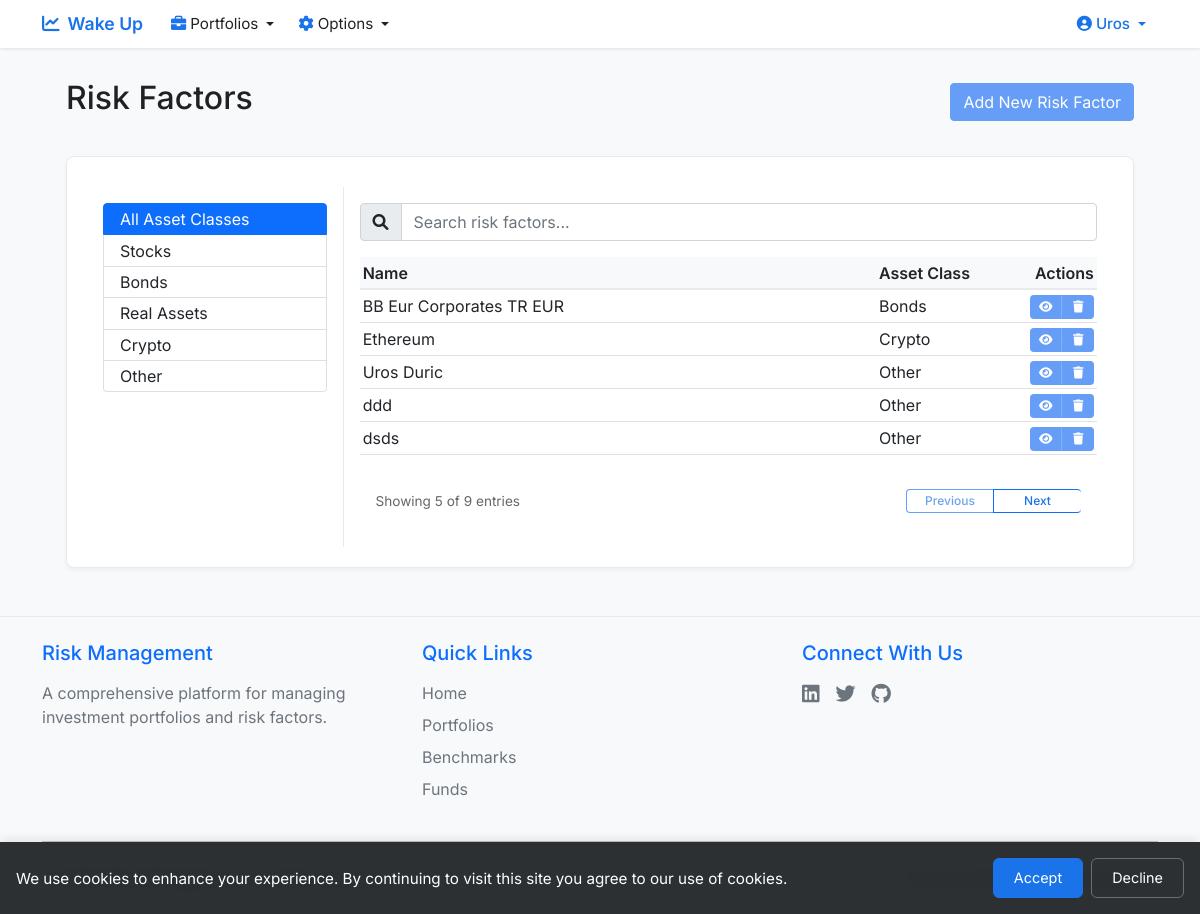
The page /get_risk_factors (signed in) on the database its author committed.
### app.py (models this page shows, shortened)
class User(UserMixin, db.Model):
    id = db.Column(db.Integer, primary_key=True)
    email = db.Column(db.String(120), unique=True, nullable=False)
    name = db.Column(db.String(80), nullable=False)
    password_hash = db.Column(db.String(128))
    user_type = db.Column(db.String(20), default='beginner')
    created_at = db.Column(db.DateTime, default=datetime.utcnow)
    birthday = db.Column(db.Date, nullable=True)
    portfolios = db.relationship('Portfolio', backref='user', lazy=True)
    benchmarks = db.relationship('Benchmark', back_populates='user', lazy=True)
    funds = db.relationship('Fund', back_populates='user', lazy=True)
    def is_admin(self):
        return self.user_type == 'admin'

class RiskFactor(db.Model):
    __tablename__ = 'risk_factor'
    id = db.Column(db.Integer, primary_key=True)
    name = db.Column(db.String(120), nullable=False, unique=True)
    description = db.Column(db.Text, nullable=True)
    asset_class = db.Column(db.String(20), nullable=False, default='Other')
    created_at = db.Column(db.DateTime, nullable=False, default=datetime.utcnow)
    data = db.relationship('RiskFactorData', backref='risk_factor', lazy=True)
    benchmarks = db.relationship('Benchmark', back_populates='risk_factor', lazy=True)

### app.py (the view)
@app.route('/get_risk_factors')
@login_required
def get_risk_factors():
    if not current_user.is_admin():
        flash('You do not have permission to access this page.', 'error')
        return redirect(url_for('home'))
    risk_factors = RiskFactor.query.order_by(RiskFactor.asset_class, RiskFactor.name).all()
    return render_template('risk_factors.html', risk_factors=risk_factors, asset_classes=ASSET_CLASSES)

### templates/risk_factors.html (shortened to what this page needs)
{% extends "base.html" %}
{% block content %}
<div class="container-fluid px-4">
    <div class="d-flex justify-content-between align-items-center mb-4">
        <h2>Risk Factors</h2>
        {% if current_user.is_admin() %}
        <a href="{{ url_for('new_risk_factor') }}" class="btn btn-primary">Add New Risk Factor</a>
        {% endif %}
    </div>
    <div class="card" style="padding: 30px 20px 20px 20px;">
        <div class="card-body p-0">
            <div class="row g-0">
                <div class="col-md-3 border-end">
                    <div class="p-3">
                        <div class="list-group">
                            <button type="button" class="list-group-item list-group-item-action active" data-asset-class="all">
                                All Asset Classes
                            </button>
                            {% for asset_class in asset_classes %}
                            <button type="button" class="list-group-item list-group-item-action" data-asset-class="{{ asset_class }}">
                                {{ asset_class }}
                            </button>
                            {% endfor %}
                        </div>
                    </div>
                </div>
                <div class="col-md-9">
                    <div class="p-3 d-flex flex-column" style="height: 100%;">
                        <div class="mb-3">
                            <div class="input-group">
                                <span class="input-group-text">
                                    <i class="fas fa-search"></i>
                                </span>
                                <input type="text" class="form-control" id="searchInput" placeholder="Search risk factors...">
                            </div>
                        </div>
                        <div class="table-container flex-grow-1 d-flex flex-column">
                            <div class="table-responsive flex-grow-1">
                                <table class="table table-hover mb-0" id="riskFactorsTable">
                                    <thead>
                                        <tr>
                                            <th style="width: 70%">Name</th>
                                            <th style="width: 15%">Asset Class</th>
                                            <th style="width: 15%; text-align: right">Actions</th>
                                        </tr>
                                    </thead>
                                    <tbody>
                                        {% for risk_factor in risk_factors %}
                                        <tr data-asset-class="{{ risk_factor.asset_class }}">
                                            <td class="text-truncate" style="max-width: 0;" title="{{ risk_factor.name }}">{{ risk_factor.name }}</td>
                                            <td class="text-truncate" style="max-width: 0;">{{ risk_factor.asset_class }}</td>
                                            <td class="text-end">
                                                <div class="btn-group">
                                                    <a href="{{ url_for('view_risk_factor', id=risk_factor.id) }}"
                                                       class="btn btn-primary btn-sm"
                                                       title="View Data">
                                                        <i class="fas fa-eye"></i>
                                                    </a>
                                                    {% if current_user.is_admin() %}
                                                    <form action="{{ url_for('delete_risk_factor', id=risk_factor.id) }}" method="POST" style="display: inline;">
                                                        <button type="submit" class="btn btn-primary btn-sm"
                                                                title="Delete"
                                                                onclick="return confirm('Are you sure you want to delete this risk factor?')">
                                                            <i class="fas fa-trash"></i>
                                                        </button>
                                                    </form>
                                                    {% endif %}
                                                </div>
                                            </td>
                                        </tr>
                                        {% endfor %}
                                    </tbody>
                                </table>
                            </div>
                            <div class="d-flex justify-content-between align-items-center mt-3">
                                <div class="ps-3 pagination-text">
                                    Showing <span id="showingCount">0</span> of <span id="totalCount">0</span> entries
                                </div>
                                <div class="btn-group pe-3">
                                    <button type="button" class="btn btn-outline-primary" id="prevPage" disabled>Previous</button>
                                    <button type="button" class="btn btn-outline-primary" id="nextPage" disabled>Next</button>
                                </div>
                            </div>
                        </div>
                    </div>
                </div>
            </div>
        </div>
    </div>
</div>
{% endblock %}

### templates/base.html (shortened to what this page needs)
<!DOCTYPE html>
<html lang="en">
<head>
    <link href="https://cdn.jsdelivr.net/npm/bootstrap@5.1.3/dist/css/bootstrap.min.css" rel="stylesheet">
    <link href="https://cdnjs.cloudflare.com/ajax/libs/font-awesome/6.0.0/css/all.min.css" rel="stylesheet">
</head>
<body>
    <nav class="navbar navbar-expand-lg">
        <div class="container">
            <a class="navbar-brand" href="{{ url_for('home') }}">
                <i class="fas fa-chart-line me-2"></i>Wake Up
            </a>
            <div class="collapse navbar-collapse" id="navbarNav">
                <ul class="navbar-nav me-auto">
                    {% if current_user.is_authenticated %}
                    <li class="nav-item dropdown">
                        <a class="nav-link dropdown-toggle" href="#" id="portfoliosDropdown" role="button" data-bs-toggle="dropdown">
                            <i class="fas fa-briefcase me-1"></i>Portfolios
                        </a>
                    </li>
                    <li class="nav-item dropdown">
                        <a class="nav-link dropdown-toggle" href="#" id="optionsDropdown" role="button" data-bs-toggle="dropdown">
                            <i class="fas fa-cog me-1"></i>Options
                        </a>
                    </li>
                    {% endif %}
                </ul>
                <ul class="navbar-nav ms-auto">
                    {% if current_user.is_authenticated %}
                    <li class="nav-item dropdown">
                        <a class="nav-link dropdown-toggle profile-link" href="#" id="profileDropdown" role="button" data-bs-toggle="dropdown">
                            <i class="fas fa-user-circle me-1"></i>{{ current_user.name }}
                        </a>
                    </li>
                    {% endif %}
                </ul>
            </div>
        </div>
    </nav>
    <div class="main-content">
        <div class="container mt-4 pb-5">
            {% block content %}{% endblock %}
        </div>
    </div>
    <div id="cookieConsent" class="cookie-consent" style="display: none;">
        <div class="cookie-content">
            <p>We use cookies to enhance your experience. By continuing to visit this site you agree to our use of cookies.</p>
            <div class="cookie-buttons">
                <button onclick="acceptCookies()" class="btn btn-primary">Accept</button>
                <button onclick="declineCookies()" class="btn btn-secondary">Decline</button>
            </div>
        </div>
    </div>
    <footer class="footer mt-auto py-4 bg-light">
        <div class="container">
            <div class="row">
                <div class="col-md-4 mb-3 mb-md-0">
                    <h5 class="text-primary mb-3">Risk Management</h5>
                    <p class="text-muted mb-0">A comprehensive platform for managing investment portfolios and risk factors.</p>
                </div>
                <div class="col-md-4 mb-3 mb-md-0">
                    <h5 class="text-primary mb-3">Quick Links</h5>
                    <ul class="list-unstyled">
                        <li class="mb-2"><a href="{{ url_for('home') }}" class="text-decoration-none text-muted">Home</a></li>
                        <li class="mb-2"><a href="{{ url_for('get_portfolios') }}" class="text-decoration-none text-muted">Portfolios</a></li>
                        <li class="mb-2"><a href="{{ url_for('get_benchmarks') }}" class="text-decoration-none text-muted">Benchmarks</a></li>
                        <li class="mb-2"><a href="{{ url_for('get_funds') }}" class="text-decoration-none text-muted">Funds</a></li>
                    </ul>
                </div>
                <div class="col-md-4">
                    <h5 class="text-primary mb-3">Connect With Us</h5>
                    <div class="d-flex gap-3">
                        <a href="#" class="text-muted text-decoration-none" title="LinkedIn">
                            <i class="fab fa-linkedin fa-lg"></i>
                        </a>
                        <a href="#" class="text-muted text-decoration-none" title="Twitter">
                            <i class="fab fa-twitter fa-lg"></i>
                        </a>
                        <a href="#" class="text-muted text-decoration-none" title="GitHub">
                            <i class="fab fa-github fa-lg"></i>
                        </a>
                    </div>
                </div>
            </div>
            <div class="row align-items-center">
                <div class="col-md-6 text-center text-md-start">
                    <p class="text-muted mb-0">&copy; {{ now.year }} Risk Management. All rights reserved.</p>
                </div>
                <div class="col-md-6 text-center text-md-end">
                    <a href="{{ url_for('privacy_policy') }}" class="text-muted text-decoration-none me-3">Privacy Policy</a>
                    <a href="#" class="text-muted text-decoration-none">Terms of Service</a>
                </div>
            </div>
        </div>
    </footer>
</body>
</html>

### rows shown on the page
User: name "Uros"
RiskFactor: name "BB Eur Corporates TR EUR", asset_class "Bonds"
RiskFactor: name "Ethereum", asset_class "Crypto"
RiskFactor: name "Uros Duric", asset_class "Other"
RiskFactor: name "ddd", asset_class "Other"
RiskFactor: name "dsds", asset_class "Other"

### other values the page prints
{{ asset_class }} "Stocks" "Bonds" "Real Assets" "Crypto" "Other"
